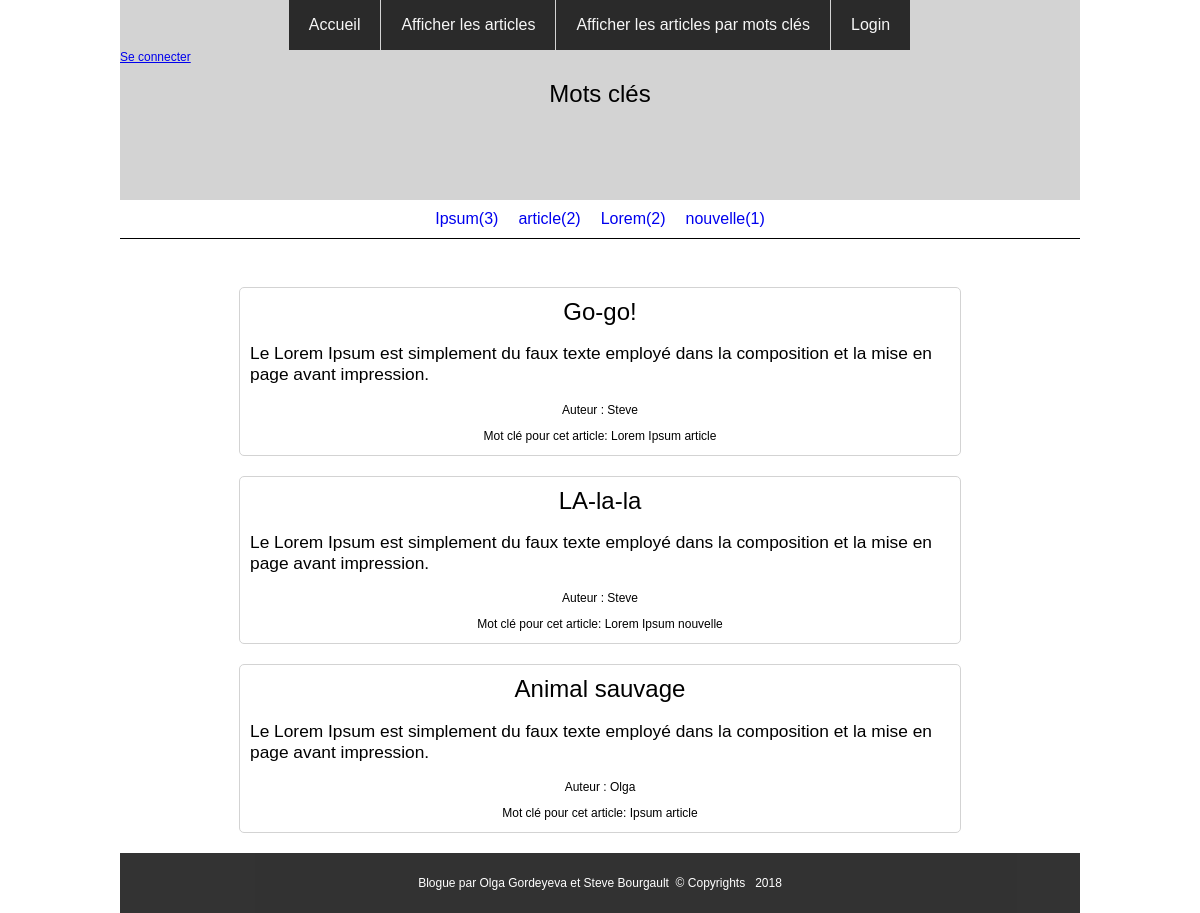
The app's page /index.php?action=ListMotCle&mot=Ipsum with its own data.
### tables this page shows
CREATE TABLE motcle
(
	id int unsigned PRIMARY KEY AUTO_INCREMENT,
	mot varchar(50) NOT NULL
	
);

CREATE TABLE article
(
	id int unsigned PRIMARY KEY AUTO_INCREMENT,
	titre varchar(50) NOT NULL,
	contenu text NOT NULL,
    idauteur int unsigned,
    FOREIGN KEY(idauteur) references usager(id)
);

CREATE TABLE usager
(
	id int unsigned PRIMARY KEY AUTO_INCREMENT,
	nom varchar(30) NOT NULL,
	motdepasse varchar(255) NOT NULL
	
);

### vues/AfficheMotCle.php (the view, shortened to what this page needs)
<?php
	if(isset($_SESSION["IDUsager"])){
		$btnConnexion="<a href='index.php?action=Logout'>Se deconnecter</a>";
		$btnAjtArticle="<a href='index.php?action=FormAjouteArticle'>Ajouter un article</a>";
		$btnModif=true;
	}
	else{
		$btnConnexion="<a href='index.php?action=Login'>Se connecter</a>";
	}
?>
<html lang="fr">
	<head>
	    <link rel="stylesheet" href="css/style.css">
	</head>
	<body id="home">
		<header>
			<div class="topnav">
				<div class="menu">
					<a href="index.php?action=Accueil">Accueil</a>
			        <a href="index.php?action=ListArticles">Afficher les articles</a>
			        <a href="index.php?action=ListMotCle">Afficher les articles par mots clés</a>
			        <a href="index.php?action=Login">Login</a>
				</div>
				<?php echo $btnConnexion; ?>
			</div>
			<h1>Mots clés</h1>
		</header>
		<main>
			<div id="motcle">
				<?php
					foreach ($donnees as $mot){
				    	echo "<a href='index.php?action=ListMotCle&mot=" . $mot["mot"] . "'>" . $mot["mot"] . "(" . $mot["decompte"] . ")</a>";
    				}
    			?>
			</div>
			<section class="article">
				<?php
					echo "<br><br>";
					if(isset($_GET["mot"])){
						$resultat=ArticleParMotCle($_GET["mot"]);
						foreach ($resultat as $article){
							echo "<div><h2>" . $article["titre"] . "</h2>";
							echo "<p>" . $article["contenu"] . "</p>";
							echo "<p>Auteur : " .  $article["nom"] . "</p>";
							echo "<p>Mot clé pour cet article: ";
							echo GetMotCleArticle($article["IDArticle"]);
							echo "</p>";
							echo "</div>";
				    	}
				    }
				?>
			</section>
		</main>
		<footer>
			<p> Blogue par Olga Gordeyeva et Steve Bourgault&nbsp; &copy; Copyrights &nbsp; 2018</p>
		</footer>
	</body>
</html>

### FonctionsDB.php (shortened to what this page needs)
<?php
	function connect()
	{
		$c = mysqli_connect("localhost", "root", "", "blogue1");
		mysqli_query($c, "SET NAMES 'utf8'");
		return $c;
	}
	$connexion = connect();
    function ArticleParMotCle($motcle){
		global $connexion;
		$requete="SELECT a.id as IDArticle, a.titre, a.contenu, u.nom, u.id as IDUsager FROM article a
					JOIN usager u ON u.id = a.idauteur
					JOIN motclearticle c ON a.id = c.idarticle
					JOIN motcle m ON m.id = c.idmotcle
					WHERE m.mot ='" . $motcle . "'
					ORDER BY a.id DESC";
		$resultat=mysqli_query($connexion, $requete);
		return $resultat;
	}
    function GetAllMotCleCount(){
    	global $connexion;
    	$requete="SELECT m.id,m.mot, COUNT(*) AS decompte FROM motclearticle a
				JOIN motcle m ON m.id=a.idmotcle
				GROUP BY idmotcle
				ORDER BY decompte DESC";
    	$resultat=mysqli_query($connexion, $requete);
    	return $resultat;
    }
    function GetMotCleArticle($idArticle){
    	global $connexion;
    	$requete="SELECT mot FROM motcle m JOIN motclearticle a ON m.id = a.idmotcle WHERE a.idarticle = " . $idArticle . ";";
    	$resultat = mysqli_query($connexion, $requete);
       	if($motcle=mysqli_fetch_all($resultat)){
       		foreach ($motcle as $mot){
       			echo $mot[0] . " ";
       		}
       	}
    }
?>

### css/style.css (style rules this page uses)
h1, h2, h3, h4, h5, h6 { font-weight:normal; font-family:'Trajan Pro', Arial, Helvetica, sans-serif; padding:0; text-align: center; }
body { margin:0; font-family:'Trajan Pro', Arial, Helvetica, sans-serif; font-size:12px; }
header { width:80%; background-color: lightgrey; height:200px; margin: auto; }
.menu { display:flex; flex-flow:row; justify-content:center; width:100%; }
.menu a { display:flex; align-items:center; min-height:50px; color: white; margin: 0; text-decoration: none; text-align: center; background-color: black; opacity: 0.8; margin-right: 1px; padding-left: 20px; padding-right: 20px; font-size:12pt; }
main { width:80%; margin: 0 auto; text-align:center; }
section.article { width:100%; min-height:200px; background-color: white; }
.article div { margin:20px auto; width:75%; border: solid lightgray 1px; border-radius: 5px; }
div>h2 { font-size:18pt; margin:10px 0px 0px 0px; }
div>p:first-of-type { word-wrap:break-word; text-align:left; padding:0px 10px; font-size:13pt; }
#motcle { display:flex; flex-flow:row wrap; justify-content:center; border-bottom:1px solid black; }
#motcle a { margin:10px; font-size:12pt; text-decoration:none; }
footer { background-color:black; opacity:0.8; margin: 0 auto; text-align: center; width:80%; height:60px; color: white; display: flex; justify-content: center; align-items: center; }

### records on screen
motcle: mot "Ipsum", decompte "3"
motcle: mot "article", decompte "2"
motcle: mot "Lorem", decompte "2"
motcle: mot "nouvelle", decompte "1"
article: titre "Go-go!", contenu "Le Lorem Ipsum est simplement du faux texte employé dans la composition et la mise en page avant impression.", idauteur.nom "Steve"
article: titre "LA-la-la", contenu "Le Lorem Ipsum est simplement du faux texte employé dans la composition et la mise en page avant impression.", idauteur.nom "Steve"
article: titre "Animal sauvage", contenu "Le Lorem Ipsum est simplement du faux texte employé dans la composition et la mise en page avant impression.", idauteur.nom "Olga"
